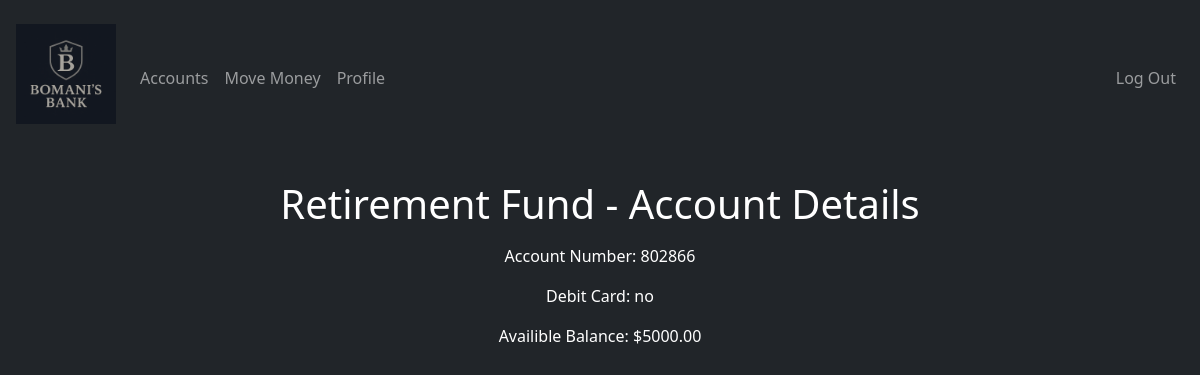
Page /view_account?account_id=2 (signed in) on the committed database.
### tables this page shows
CREATE TABLE bank_accounts (
    id INTEGER PRIMARY KEY AUTOINCREMENT,
    user_id INTEGER NOT NULL,
    account_number TEXT UNIQUE NOT NULL,
    account_type TEXT NOT NULL CHECK(account_type IN ('checking', 'savings')),
    balance NUMERIC(15, 2) DEFAULT 0.00,
    nickname TEXT NOT NULL,
    debit_card TEXT NOT NULL,
    created_at TIMESTAMP DEFAULT CURRENT_TIMESTAMP,
    updated_at TIMESTAMP DEFAULT CURRENT_TIMESTAMP,
    FOREIGN KEY (user_id) REFERENCES users(id)
);

### app.py (the view)
@app.route("/view_account", methods=["GET", "POST"])
@login_required
def view_account():
    account_id = request.args.get("account_id")
    if not account_id:
        return redirect("/")
    try:
        bank_account = BankAccountServices.get_account_for_user(int(account_id), session["user_id"])
    except ValueError: # Ensures the account exists
        return abort(404)
    except PermissionError: # Ensure the account belongs to the logged-in user
        return abort(403)
    return render_template("view_account.html", bank_account=bank_account)

### app.py (called while the page is built)
@app.after_request
def after_request(response) -> None:
    response.headers["Cache-Control"] = "no-cache, no-store, must-revalidate"
    response.headers["Expires"] = 0
    response.headers["Pragma"] = "no-cache"
    return response

### bank_account.py (called while the page is built)
    @classmethod
    def from_row(cls, row):
        if row is None:
            return None
        return cls(
            id=row['id'] if not isinstance(row, dict) else row.get('id'),
            user_id=row['user_id'] if not isinstance(row, dict) else row.get('user_id'), # type: ignore
            account_type=row['account_type'] if not isinstance(row, dict) else row.get('account_type'), # type: ignore
            balance=row['balance'] if not isinstance(row, dict) else row.get('balance'), # type: ignore
            nickname=row['nickname'] if not isinstance(row, dict) else row.get('nickname'), # type: ignore
            debit_card=row['debit_card'] if not isinstance(row, dict) else row.get('debit_card'), # type: ignore
            account_number=row['account_number'] if not isinstance(row, dict) else row.get('account_number'),
        )

    @account_type.setter
    def account_type(self, account_type):
        if isinstance(account_type, str):
            try:
                account_type = AccountType(account_type)
            except ValueError:
                raise ValueError(f'{account_type} is not a valid account type')
        if account_type not in (AccountType.CHECKING, AccountType.SAVINGS):
            raise ValueError(f'{account_type} is not a valid account type')
        self._account_type = account_type

    @property
    def balance(self) -> float:
        return self._balance

    @balance.setter
    def balance(self, balance: float):
        if balance < 0:
            raise ValueError(f'{balance} is not a valid number')
        else:
            self._balance = balance

    @property
    def nickname(self) -> str:
        return self._nickname

    @nickname.setter
    def nickname(self, nickname: str) -> None:
        if nickname is None:
            raise ValueError('Nickname cannot be None')
        if not (1 <= len(nickname) <= 50):
            raise ValueError('Nickname must be between 1 and 50 characters long')
        if not re.match(r"^[a-zA-Z\s'-]+$", nickname):
            raise ValueError(f'{nickname} is not a Nickname')
        self._nickname = nickname

    @property
    def debit_card(self) -> str:
        return self._debit_card

### templates/view_account.html (shortened to what this page needs)
{% extends "layout.html" %}
{% block main %}
    <h1 class=" mb-3">{{ bank_account.nickname }} - Account Details</h1>
    <p>Account Number: {{ bank_account.account_number }}</p>
    <p>Debit Card: {{ bank_account.debit_card }}</p>
    <p>Availible Balance: {{ "$%.2f"|format(bank_account.balance) }}</p>
{% endblock %}

### rows in the picture
bank_accounts: nickname "Retirement Fund", account_number "802866", debit_card "no", balance "$5000.00"
